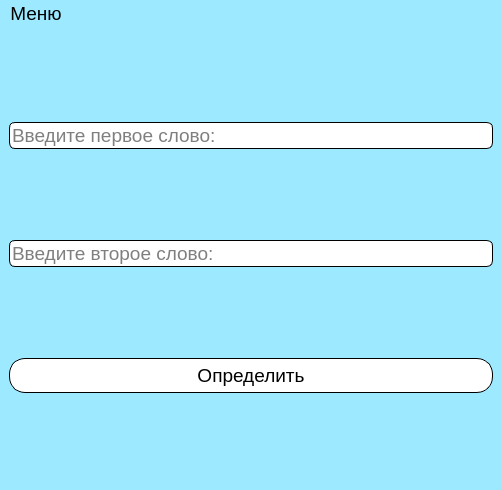
<?xml version="1.0" encoding="UTF-8"?>
<ui version="4.0">
 <class>MainWindow</class>
 <widget class="QMainWindow" name="MainWindow">
  <property name="geometry">
   <rect>
    <x>0</x>
    <y>0</y>
    <width>502</width>
    <height>490</height>
   </rect>
  </property>
  <property name="windowTitle">
   <string>Аннаграммы</string>
  </property>
  <property name="styleSheet">
   <string notr="true">background-color: rgb(157, 233, 255);</string>
  </property>
  <widget class="QWidget" name="centralwidget">
   <layout class="QGridLayout" name="gridLayout">
    <item row="2" column="0">
     <widget class="QLineEdit" name="lineEdit_2">
      <property name="font">
       <font>
        <family>Arial</family>
        <pointsize>14</pointsize>
       </font>
      </property>
      <property name="styleSheet">
       <string notr="true">border-radius:6;
background-color: rgb(255, 255, 255);
border: 1px solid  black;</string>
      </property>
      <property name="placeholderText">
       <string>Введите второе слово:</string>
      </property>
     </widget>
    </item>
    <item row="3" column="0">
     <widget class="QPushButton" name="pushButton">
      <property name="maximumSize">
       <size>
        <width>16777215</width>
        <height>35</height>
       </size>
      </property>
      <property name="font">
       <font>
        <family>Arial</family>
        <pointsize>14</pointsize>
       </font>
      </property>
      <property name="cursor">
       <cursorShape>PointingHandCursor</cursorShape>
      </property>
      <property name="styleSheet">
       <string notr="true">border-radius:16;
background-color: rgb(255, 255, 255);
border: 1px solid  black;</string>
      </property>
      <property name="text">
       <string>Определить</string>
      </property>
     </widget>
    </item>
    <item row="1" column="0">
     <widget class="QLineEdit" name="lineEdit">
      <property name="font">
       <font>
        <family>Arial</family>
        <pointsize>14</pointsize>
       </font>
      </property>
      <property name="styleSheet">
       <string notr="true">border-radius:6;
background-color: rgb(255, 255, 255);
border: 1px solid  black;</string>
      </property>
      <property name="placeholderText">
       <string>Введите первое слово:</string>
      </property>
     </widget>
    </item>
   </layout>
  </widget>
  <widget class="QMenuBar" name="menubar">
   <property name="geometry">
    <rect>
     <x>0</x>
     <y>0</y>
     <width>502</width>
     <height>28</height>
    </rect>
   </property>
   <property name="font">
    <font>
     <family>Arial</family>
     <pointsize>14</pointsize>
    </font>
   </property>
   <widget class="QMenu" name="menu">
    <property name="font">
     <font>
      <family>Arial</family>
      <pointsize>12</pointsize>
     </font>
    </property>
    <property name="styleSheet">
     <string notr="true">background-color: rgb(157, 233, 255);</string>
    </property>
    <property name="title">
     <string>Меню</string>
    </property>
    <addaction name="action"/>
    <addaction name="action_2"/>
   </widget>
   <addaction name="menu"/>
  </widget>
  <action name="action">
   <property name="text">
    <string>Сохранить в файл</string>
   </property>
  </action>
  <action name="action_2">
   <property name="text">
    <string>Выход</string>
   </property>
  </action>
  <action name="action_3">
   <property name="text">
    <string>Блок-схема</string>
   </property>
  </action>
 </widget>
 <resources/>
 <connections/>
</ui>
